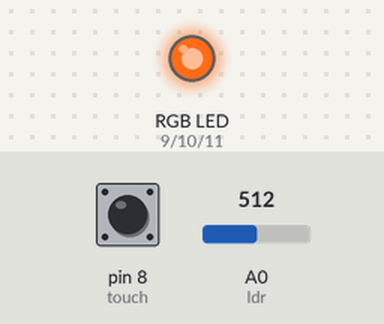
Recording of a sketch running on a simulated Arduino Uno, built with avr-gcc and run on an emulated ATmega328P. On the bench: an RGB LED mixed from three pins (HIGH = lit). The inputs (shaded band) are chosen by the test bench; at power-on: pin 8 (touch) LOW, A0 (ldr) = 512. What the sketch prints to the serial monitor is not drawn.

Above: at 1.2 s.
1.3 s: pin 8 (touch) pulled HIGH for 3.2 s
At 4.7 s:
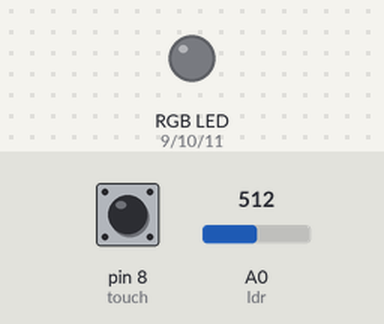
6.0 s: pin 8 (touch) pulled HIGH for 0.15 s
At 7.2 s:
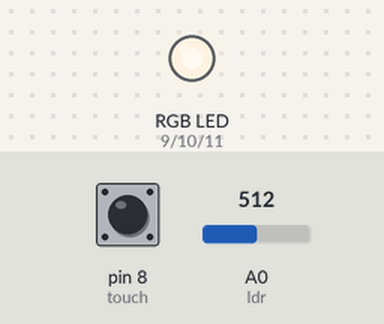
7.6 s: pin 8 (touch) pulled HIGH for 1 s
At 9.6 s:
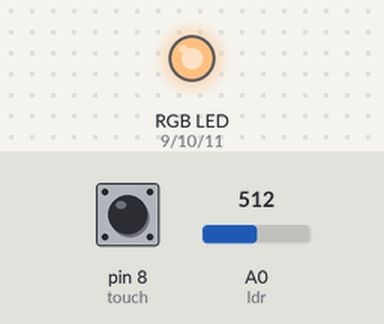
Timing chart, 0 to 11.1 s (numbered marks = the images above; inputs shaded):
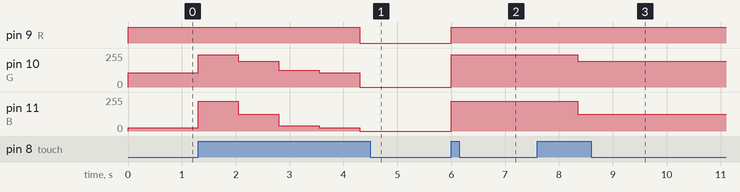

Measured:
- after the input at 1.3 s, pin 9 (R): HIGH → LOW after 3.0 s; pin 10 (G): 108/255 → 242/255 at once, → 192/255 0.75 s later, → 124/255 0.75 s later, → 108/255 0.75 s later, … (5 changes in this stretch); pin 11 (B): 24/255 → 224/255 at once, → 127/255 0.75 s later, → 38/255 0.75 s later, → 24/255 0.75 s later, … (5 changes in this stretch)
- after the input at 6.0 s, pin 9 (R): LOW → HIGH at once; pin 10 (G): 0/255 → 242/255 at once; pin 11 (B): 0/255 → 224/255 at once
- after the input at 7.6 s, pin 10 (G): 242/255 → 192/255 after 0.75 s; pin 11 (B): 224/255 → 127/255 after 0.75 s

The sketch:

Luminaria_Inteligente.ino
```cpp
//Autora: Pamela Fialho
//Data: 06/09/2020
//Função: ativar um lED RGB, conforme a luz ambiental, ou quando o sensor capacitivo é ativado

//Definindo as variáveis
int ldr = A0; //pino analógico do LDR - módulo sensor de luz
int touch = 8; //pino digital do sensor touch
int R = 9; //pino digital do terminal associado a cor vermelha do led RGB
int G = 10; //pino digital do terminal associado a cor verde do led RGB
int B = 11; //pino digital do terminal associado a cor azul do led RGB
int controle = 1; //variável de controle para controlar o loop do LDR

//Definindo as funções
void light(); //define a função do LDR
void choose(); //define a função do sensor touch
void dayCOLD(); //define a função da configuração de luz diurna
void afternoonWHITE(); //define a função da configuração de luz vespertina
void eveningWARM(); //define a função da configuração de luz tardia
void nightHOT(); //define a função da configuração de luz noturna
void lightOFF(); //define a função da configuração de luz apagada

void setup() {
  pinMode(ldr, INPUT); //define o pino do LDR como sensor/entrada
  pinMode(touch, INPUT); //define o pino do sensor como sensor/entrada
  pinMode(R, OUTPUT); //define o pino do terminal associado a cor vermelha do led RGB como saída
  pinMode(G, OUTPUT); //define o pino do terminal associado a cor verde do led RGB como saída
  pinMode(B, OUTPUT); //define o pino do terminal associado a cor azul do led RGB como saída
  Serial.begin(9600);
}

void loop() {
  Serial.println(analogRead(ldr)); //Mostra no monitor serial a leitura analógica do LDR
  light(); //chama a função que verifica se há toque no sensor capacitivo
}

//Função que acende o LED RGB conforme a luz ambiente
void light() {
  if ((analogRead(ldr) > 200) && controle == 1) { //caso o LDR detecte que está escuro, chama a função de luz ambiente noturna - luz mais quente para descansar a visão
    nightHOT(); //luz noturna
    controle = controle + 1; //incremendo na variável controle para impedir que a luz fique permanentemente acesa em um ambiente escuro
  }
  else { //caso o LDR detecte que não está escuro, chama a função de escolha da luz
    choose(); //função onde a pessoa escolhe se haverá luz ou não e o tipo dela
  }
}

//Função de escolha do estado do led a partir do toque capacitivo
void choose() {
  if (digitalRead(touch) == HIGH) { //Se o primeiro toque for detectado, a primeira configuração de luz será escolhida - nível lógico alto significa que algo foi detectado
    dayCOLD();
    delay(750);
    if (digitalRead(touch) == HIGH) { //Se o segundo toque for detectado, a segunda configuração de luz será escolhida
      afternoonWHITE();
      delay(750);
      if (digitalRead(touch) == HIGH) { //Se o terceiro toque for detectado, a terceira configuração de luz será escolhida
        eveningWARM();
        delay(750);
        if (digitalRead(touch) == HIGH) { //Se o quarto toque for detectado, a quarta configuração de luz será escolhida
          nightHOT();
          delay(750);
          if (digitalRead(touch) == HIGH) { //Se o terceiro toque for detectado, a luz será desligada
            lightOFF();
            delay(750);
          }
        }
      }
    }
  }
}

//Funções das configurações de cores adequadas à luz do ambiente
void dayCOLD() {
  analogWrite(R, 255);
  analogWrite(G, 242);
  analogWrite(B, 224);
}

void afternoonWHITE() {
  analogWrite(R, 255);
  analogWrite(G, 192);
  analogWrite(B, 127);
}

void eveningWARM() {
  analogWrite(R, 255);
  analogWrite(G, 124);
  analogWrite(B, 38);
}

void nightHOT() {
  analogWrite(R, 255);
  analogWrite(G, 108);
  analogWrite(B, 24);
}

//Função que apaga todas as cores - desliga o LED
void lightOFF() {
  analogWrite(R, LOW);
  analogWrite(G, LOW);
  analogWrite(B, LOW);
}
```
